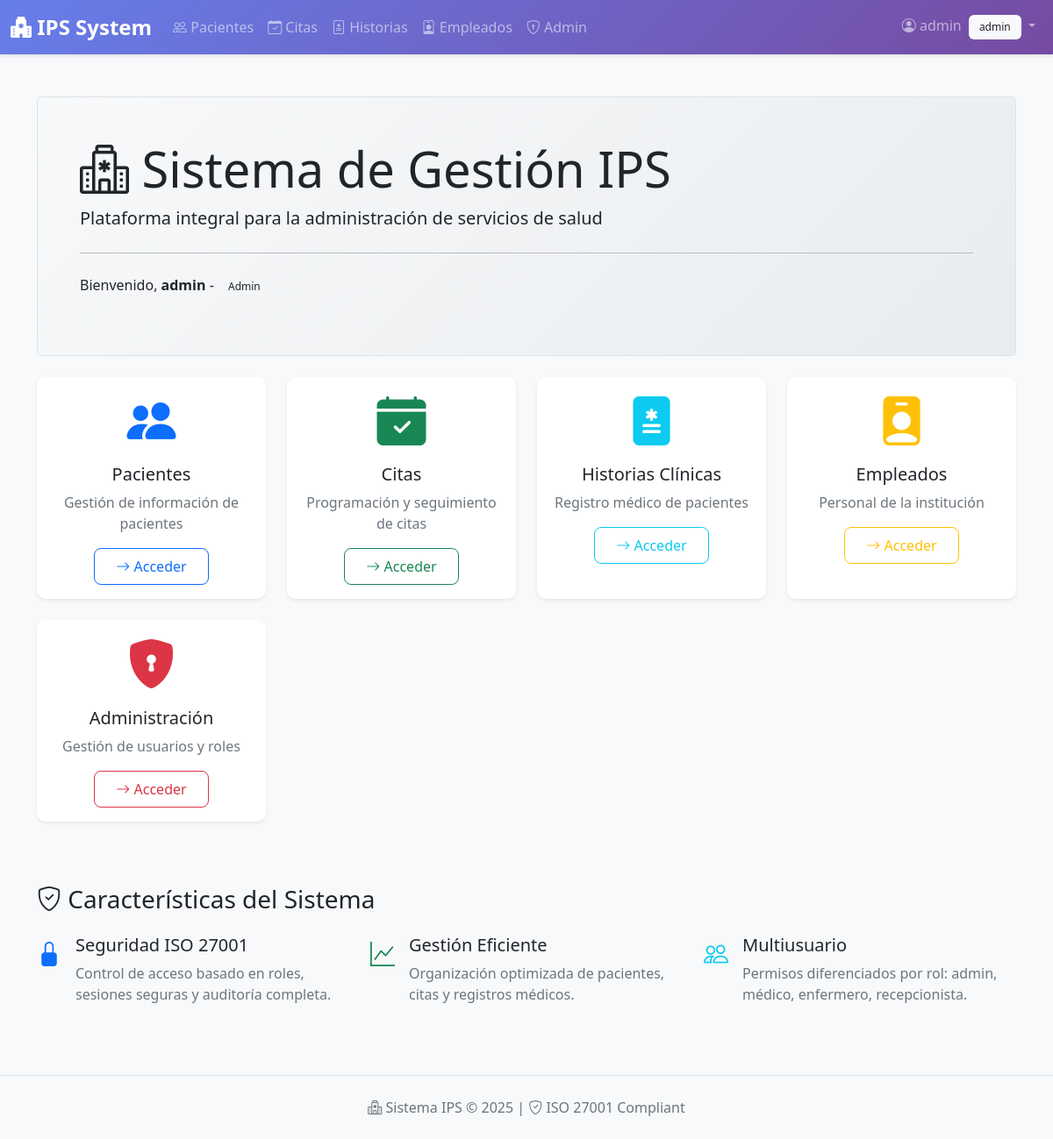
Screenshot of / (signed in) with the database file from the repository.
### app/models.py (models this page shows, shortened)
class User(UserMixin, db.Model):
    id = db.Column(db.Integer, primary_key=True)
    username = db.Column(db.String(100), unique=True, nullable=False)
    password_hash = db.Column(db.String(128))
    email = db.Column(db.String(120), nullable=True)
    role = db.Column(db.String(50), default='recepcionista', nullable=False)  # admin, medico, recepcionista, enfermero
    failed_login_attempts = db.Column(db.Integer, default=0)
    locked_until = db.Column(db.DateTime, nullable=True)
    def has_role(self, role: str) -> bool:
        return self.role == role

### app/main/routes.py (the view)
@main_bp.route('/')
def index():
    return render_template('index.html')

### app/auth/__init__.py (called while the page is built)
@auth_bp.before_app_request
def before_request():
    pass

### app/templates/index.html (shortened to what this page needs)
{% extends "base.html" %}
{% block content %}
<div class="container mt-5">
    <div class="jumbotron bg-gradient-light p-5 rounded-3 mb-4 text-dark border">
        <h1 class="display-4">
            <i class="bi bi-hospital"></i> Sistema de Gestión IPS
        </h1>
        <p class="lead">Plataforma integral para la administración de servicios de salud</p>
        <hr class="my-4">
        {% if current_user.is_authenticated %}
            <p>Bienvenido, <strong>{{ current_user.username }}</strong> - <span class="badge bg-secondary-subtle text-dark">{{ current_user.role|capitalize }}</span></p>
        {% endif %}
    </div>
    {% if current_user.is_authenticated %}
    <div class="row g-4">
        <div class="col-md-6 col-lg-3">
            <div class="card h-100 shadow-sm hover-card">
                <div class="card-body text-center">
                    <div class="display-4 text-primary mb-3">
                        <i class="bi bi-people-fill"></i>
                    </div>
                    <h5 class="card-title">Pacientes</h5>
                    <p class="card-text text-muted">Gestión de información de pacientes</p>
                    <a href="{{ url_for('patients.index') }}" class="btn btn-outline-primary">
                        <i class="bi bi-arrow-right"></i> Acceder
                    </a>
                </div>
            </div>
        </div>
        {% if has_endpoint('appointments.index') %}
        <div class="col-md-6 col-lg-3">
            <div class="card h-100 shadow-sm hover-card">
                <div class="card-body text-center">
                    <div class="display-4 text-success mb-3">
                        <i class="bi bi-calendar-check-fill"></i>
                    </div>
                    <h5 class="card-title">Citas</h5>
                    <p class="card-text text-muted">Programación y seguimiento de citas</p>
                    <a href="{{ url_for('appointments.index') }}" class="btn btn-outline-success">
                        <i class="bi bi-arrow-right"></i> Acceder
                    </a>
                </div>
            </div>
        </div>
        {% endif %}
        {% if has_endpoint('records.list_records') %}
        <div class="col-md-6 col-lg-3">
            <div class="card h-100 shadow-sm hover-card">
                <div class="card-body text-center">
                    <div class="display-4 text-info mb-3">
                        <i class="bi bi-file-medical-fill"></i>
                    </div>
                    <h5 class="card-title">Historias Clínicas</h5>
                    <p class="card-text text-muted">Registro médico de pacientes</p>
                    <a href="{{ url_for('records.list_records') }}" class="btn btn-outline-info">
                        <i class="bi bi-arrow-right"></i> Acceder
                    </a>
                </div>
            </div>
        </div>
        {% endif %}
        {% if has_endpoint('employees.index') %}
        <div class="col-md-6 col-lg-3">
            <div class="card h-100 shadow-sm hover-card">
                <div class="card-body text-center">
                    <div class="display-4 text-warning mb-3">
                        <i class="bi bi-person-badge-fill"></i>
                    </div>
                    <h5 class="card-title">Empleados</h5>
                    <p class="card-text text-muted">Personal de la institución</p>
                    <a href="{{ url_for('employees.index') }}" class="btn btn-outline-warning">
                        <i class="bi bi-arrow-right"></i> Acceder
                    </a>
                </div>
            </div>
        </div>
        {% endif %}
        {% if current_user.has_role('admin') and has_endpoint('admin.list_users') %}
        <div class="col-md-6 col-lg-3">
            <div class="card h-100 shadow-sm hover-card border-danger">
                <div class="card-body text-center">
                    <div class="display-4 text-danger mb-3">
                        <i class="bi bi-shield-lock-fill"></i>
                    </div>
                    <h5 class="card-title">Administración</h5>
                    <p class="card-text text-muted">Gestión de usuarios y roles</p>
                    <a href="{{ url_for('admin.list_users') }}" class="btn btn-outline-danger">
                        <i class="bi bi-arrow-right"></i> Acceder
                    </a>
                </div>
            </div>
        </div>
        {% endif %}
    </div>
    <div class="row mt-5 pt-4">
        <div class="col-12">
            <h3 class="mb-4"><i class="bi bi-shield-check"></i> Características del Sistema</h3>
        </div>
        <div class="col-md-4 mb-3">
            <div class="d-flex">
                <div class="flex-shrink-0">
                    <i class="bi bi-lock-fill text-primary fs-3"></i>
                </div>
                <div class="flex-grow-1 ms-3">
                    <h5>Seguridad ISO 27001</h5>
                    <p class="text-muted">Control de acceso basado en roles, sesiones seguras y auditoría completa.</p>
                </div>
            </div>
        </div>
        <div class="col-md-4 mb-3">
            <div class="d-flex">
                <div class="flex-shrink-0">
                    <i class="bi bi-graph-up text-success fs-3"></i>
                </div>
                <div class="flex-grow-1 ms-3">
                    <h5>Gestión Eficiente</h5>
                    <p class="text-muted">Organización optimizada de pacientes, citas y registros médicos.</p>
                </div>
            </div>
        </div>
        <div class="col-md-4 mb-3">
            <div class="d-flex">
                <div class="flex-shrink-0">
                    <i class="bi bi-people text-info fs-3"></i>
                </div>
                <div class="flex-grow-1 ms-3">
                    <h5>Multiusuario</h5>
                    <p class="text-muted">Permisos diferenciados por rol: admin, médico, enfermero, recepcionista.</p>
                </div>
            </div>
        </div>
    </div>
    {% endif %}
</div>
{% endblock %}

### app/templates/base.html (shortened to what this page needs)
<!DOCTYPE html>
<html lang="es">
<head>
    <link href="https://cdn.jsdelivr.net/npm/bootstrap@5.1.3/dist/css/bootstrap.min.css" rel="stylesheet">
    <link rel="stylesheet" href="https://cdn.jsdelivr.net/npm/bootstrap-icons@1.8.0/font/bootstrap-icons.css">
    <link rel="stylesheet" href="{{ url_for('static', filename='css/custom.css') }}">
</head>
<body>
    <nav class="navbar navbar-expand-lg navbar-dark" style="background: linear-gradient(135deg, #667eea 0%, #764ba2 100%);">
        <div class="container-fluid">
            <a class="navbar-brand" href="{{ url_for('main.index') }}">
                <i class="bi bi-hospital-fill"></i> IPS System
            </a>
            <div class="collapse navbar-collapse" id="navbarNav">
                <ul class="navbar-nav me-auto">
                    {% if current_user.is_authenticated %}
                        <li class="nav-item">
                            <a class="nav-link {% if request.endpoint == 'patients.index' %}active{% endif %}" href="{{ url_for('patients.index') }}">
                                <i class="bi bi-people"></i> Pacientes
                            </a>
                        </li>
                        {% if has_endpoint('appointments.index') %}
                        <li class="nav-item">
                            <a class="nav-link {% if request.endpoint and 'appointments' in request.endpoint %}active{% endif %}" href="{{ url_for('appointments.index') }}">
                                <i class="bi bi-calendar-check"></i> Citas
                            </a>
                        </li>
                        {% endif %}
                        {% if has_endpoint('records.list_records') %}
                        <li class="nav-item">
                            <a class="nav-link {% if request.endpoint and 'records' in request.endpoint %}active{% endif %}" href="{{ url_for('records.list_records') }}">
                                <i class="bi bi-file-medical"></i> Historias
                            </a>
                        </li>
                        {% endif %}
                        {% if has_endpoint('employees.index') %}
                        <li class="nav-item">
                            <a class="nav-link {% if request.endpoint and 'employees' in request.endpoint %}active{% endif %}" href="{{ url_for('employees.index') }}">
                                <i class="bi bi-person-badge"></i> Empleados
                            </a>
                        </li>
                        {% endif %}
                        {% if current_user.has_role('admin') and has_endpoint('admin.list_users') %}
                        <li class="nav-item">
                            <a class="nav-link {% if request.endpoint and 'admin' in request.endpoint %}active{% endif %}" href="{{ url_for('admin.list_users') }}">
                                <i class="bi bi-shield-lock"></i> Admin
                            </a>
                        </li>
                        {% endif %}
                    {% endif %}
                </ul>
                <ul class="navbar-nav">
                    {% if current_user.is_authenticated %}
                        <li class="nav-item dropdown">
                            <a class="nav-link dropdown-toggle" href="#" id="userDropdown" role="button" data-bs-toggle="dropdown">
                                <i class="bi bi-person-circle"></i> {{ current_user.username }}
                                <span class="badge bg-light text-dark ms-1">{{ current_user.role }}</span>
                            </a>
                        </li>
                    {% endif %}
                </ul>
            </div>
        </div>
    </nav>
    <main class="fade-in">
        {% block content %}{% endblock %}
    </main>
    <footer class="mt-5 py-4 bg-light border-top">
        <div class="container text-center text-muted">
            <p class="mb-0">
                <i class="bi bi-hospital"></i> Sistema IPS &copy; 2025 |
                <i class="bi bi-shield-check"></i> ISO 27001 Compliant
            </p>
        </div>
    </footer>
</body>
</html>

### app/static/css/custom.css (style rules this page uses)
:root { --primary-gradient: linear-gradient(135deg, #667eea 0%, #764ba2 100%); --success-gradient: linear-gradient(135deg, #11998e 0%, #38ef7d 100%); --info-gradient: linear-gradient(135deg, #3a7bd5 0%, #00d2ff 100%); --warning-gradient: linear-gradient(135deg, #f093fb 0%, #f5576c 100%); }
body { font-family: 'Segoe UI', Tahoma, Geneva, Verdana, sans-serif; background-color: #f8f9fa; }
.navbar { box-shadow: 0 2px 4px rgba(0,0,0,0.1); }
.navbar-brand { font-weight: bold; font-size: 1.5rem; }
.card { border: none; border-radius: 10px; transition: all 0.3s ease; }
.hover-card { transition: transform 0.2s, box-shadow 0.2s; cursor: pointer; }
.btn { border-radius: 8px; padding: 0.5rem 1.5rem; font-weight: 500; transition: all 0.3s ease; }
.badge { padding: 0.5rem 0.75rem; border-radius: 6px; font-weight: 500; }
.fade-in { animation: fadeIn 0.5s ease-in; }

### app/templates/index.html (style rules this page uses)
.hover-card { transition: transform 0.2s, box-shadow 0.2s; }
.bg-gradient-light { background: linear-gradient(135deg, #f8f9fa 0%, #e9ecef 100%); }
hr.my-4 { border-top: 1px solid rgba(0,0,0,0.15); }

### rows the page displays
User: username "admin", role "admin", role "Admin"
